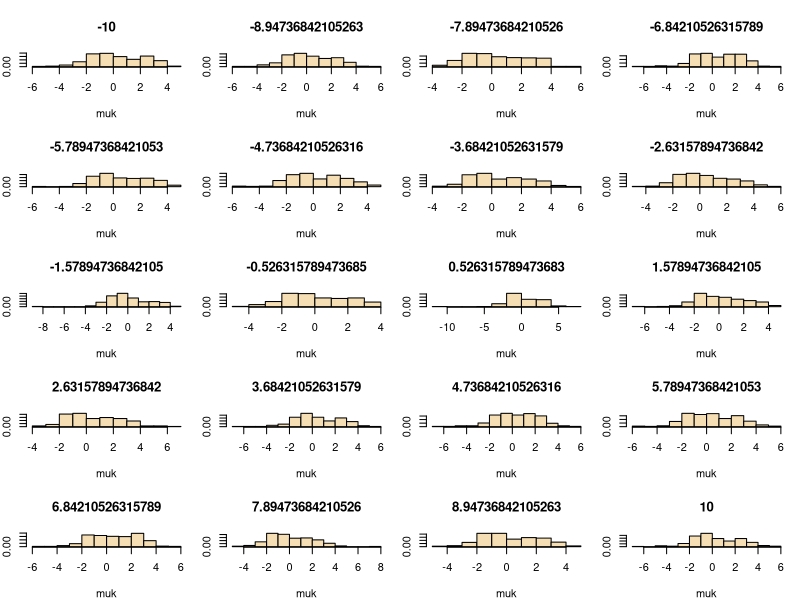

Source code (R):
x=c(3.2,-1.5) # observations
mu0=seq(-10,10,length=20) # starting values
muk=rep(0,250)
par(mfrow=c(5,4),mar=c(4,2,4,1)) # multiple histograms
for (i in 1:20){
  for (t in 1:250){
    mu=mu0[i]
    for (iter in 1:1000){
      omega = rexp(2,1+(x-mu)^2)
      mu = rnorm(1,sum(x*omega)/sum(omega+.05),
           sqrt(1/(.05+2*sum(omega))))
    }
    muk[t]=mu
  }
  hist(muk,proba=T,col="wheat",main=paste(mu0[i]))
}